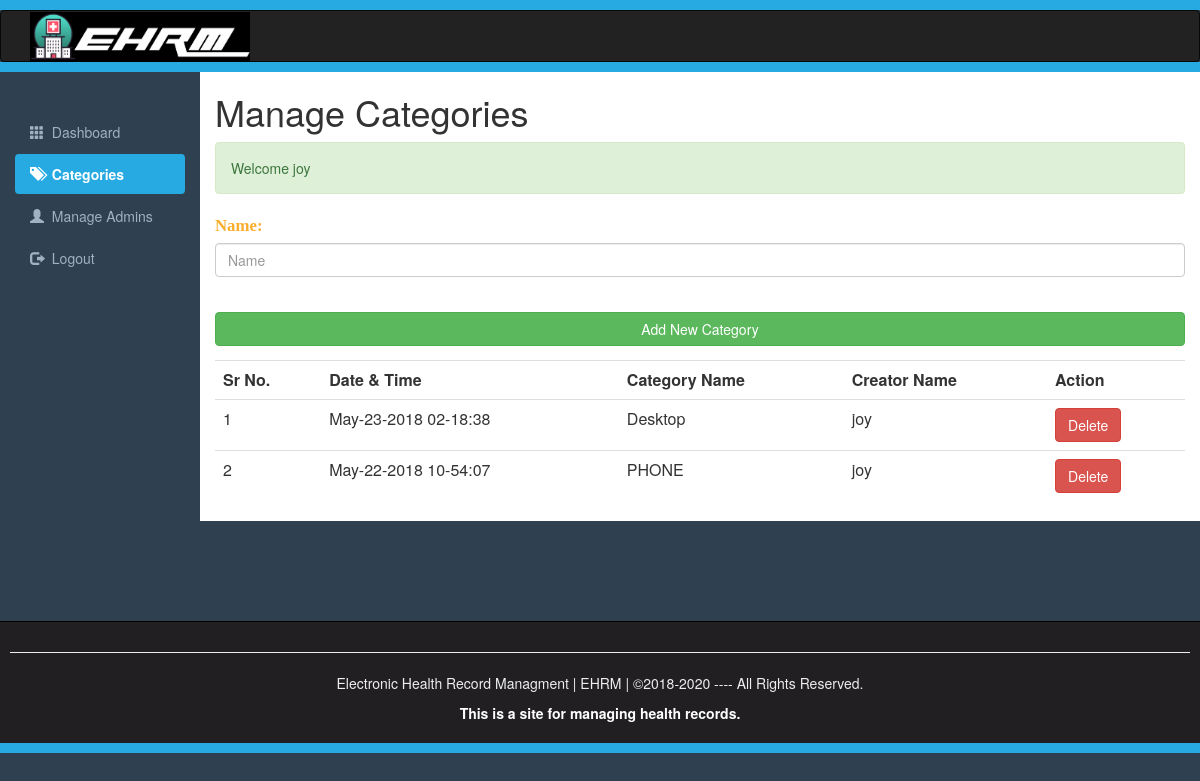
Page /Categories.php (signed in) on the committed database.
### tables this page shows
CREATE TABLE IF NOT EXISTS `category` (
`id` int(10) NOT NULL,
  `datatime` varchar(50) NOT NULL,
  `name` varchar(100) NOT NULL,
  `creatorname` varchar(200) NOT NULL
);

### Categories.php (the view, shortened to what this page needs)
<?php require_once("include/Sessions.php"); ?>
<!DOCTYPE>
<html>
	<head>
		<link rel="stylesheet" href="css/bootstrap.min.css">
		<link rel="stylesheet" href="css/adminstyles.css">
	</head>
	<body>
		<div style="height: 10px; background: #27aae1;"></div>
		<nav class="navbar navbar-inverse" role="navigation">
			<div class="container">
				<div class="navbar-header">
	<a class="navbar-brand" href="Blog.php"><img style="margin-top: -14px" src="images/img11.png" width="220" height="50";></a>
				</div>
			</div>
		</nav>
		<div class="Line" style="height: 10px; background: #27aae1;"></div>
		<div class="container-fluid">
			<div class="row">
				<div class="col-sm-2">
					<br>
					<br>
					<ul  id="side_Menu" class="nav nav-pills nav-stacked">
						<li><a href="Dashboard.php">
							<span class="glyphicon glyphicon-th"></span>
						&nbsp;Dashboard</a></li>
						<li class="active"><a href="Categories.php">
							<span class="glyphicon glyphicon-tags"></span>
						&nbsp;Categories</a></li>
						<li><a href="Admins.php">
							<span class="glyphicon glyphicon-user"></span>
						&nbsp;Manage Admins</a></li>
						<li><a href="Logout.php">
							<span class="glyphicon glyphicon-log-out"></span>
						&nbsp;Logout</a></li>
					</ul>
				</div>
				<div class="col-sm-10">
					<h1>Manage Categories</h1>
					<?php echo Message();
					echo SuccessMessage();
					?>
						<div >
							<form action="Categories.php" method="Post">
								<fieldset>
									<div class="form-group">
									<label for="categoryname"><span class="FieldInfo">Name:</span></label>
									<input class="form-control"type="text" name="Category" id="categoryname" placeholder="Name">
								</div>
								<br>
								<input  class="btn btn-success btn-block" type="Submit" name="Submit" value="Add New Category">
								</fieldset>
							</form>
						</div>
						<div class="table-responsive">
							<table class="table table-hover">
								<tr>
									<th>Sr No.</th>
									<th>Date & Time</th>
									<th>Category Name</th>
									<th>Creator Name</th>
									<th>Action</th>
								</tr>
								<?php
								$ViewQuery="SELECT * FROM category ORDER BY datatime desc";
								$Execute=mysql_query($ViewQuery);
								$SrNo=0;
								while($DataRows =mysql_fetch_array($Execute)) {
									$Id=$DataRows["id"];
									$DateTime=$DataRows["datatime"];
									$CategoryName=$DataRows["name"];
									$CreatorName=$DataRows["creatorname"];
									$SrNo++;
?>
<tr>
		<td><?php echo $SrNo; ?></td>
		<td><?php echo $DateTime; ?></td>
		<td><?php echo $CategoryName; ?></td>
		<td><?php echo $CreatorName; ?></td>
		<td><a href="DeleteCategory.php?id=<?php echo $Id; ?>">
			<span class="btn btn-danger">Delete</span></a></td>
</tr>
							<?php } ?>
							</table>
						</div>
				</div>
			</div>
		</div>
		<br>
					<br>
					<br>
					<br>
					<br>
		<div id="Footer">
			<hr><p>Electronic Health Record Managment |  EHRM  | &copy;2018-2020 ---- All Rights Reserved.</p>
			<a style="color: white; text-decoration: none; cursor: pointer; font-weight: bold;">
				<p>
					This is a site for managing health records.
				</p>
			</a>
		</div>
		<div style="height: 10px; background: #27AAE1;"></div>
	</body>
</html>

### css/adminstyles.css (style rules this page uses)
.Line { margin-top: -20px; }
body { background-color: #2f4050; }
.col-sm-10 { background-color: #ffffff; }
#Side_Menu a { color: #9fb1c2; }
#Side_Menu .active a { color: #ffffff; background-color: #27AAE1; font-weight: bold; }
#Footer { padding: 10px; border-top: 1px solid black; color: #eeeeee; background-color: #211f22; text-align: center; }

### Categories.php (style rules this page uses)
.FieldInfo { color: rgb(251, 174 , 44); font-family: Bitter,Georgia,"Times New Roman",Times,serif; font-size: 1.2em; }

### rows in the picture
category: datatime "May-23-2018 02-18:38", name "Desktop", creatorname "joy"
category: datatime "May-22-2018 10-54:07", name "PHONE", creatorname "joy"

### other values in the picture
SuccessMessage() "Welcome joy"
